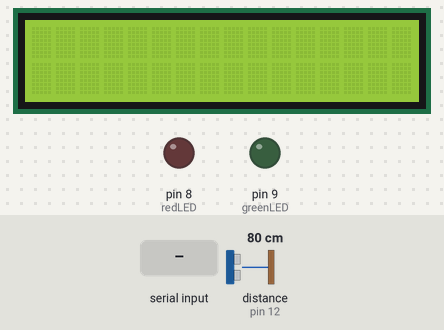
Recording of a sketch running on a simulated Arduino Uno, built with avr-gcc and run on an emulated ATmega328P. Shown: 16×2 character LCD, output pins drawn as LEDs (lit = HIGH). The test bench sets the inputs (shaded band); at power-on: distance to the obstacle (sensor on pin 12) 80 cm. The echo pulse lasts 58.3 µs per cm; pins used as bus, display or sensor lines are not drawn; what the sketch prints to the serial monitor is not drawn.

Above: at 1.2 s.
1.3 s: "90,45\n" received over Serial
At 3.3 s:
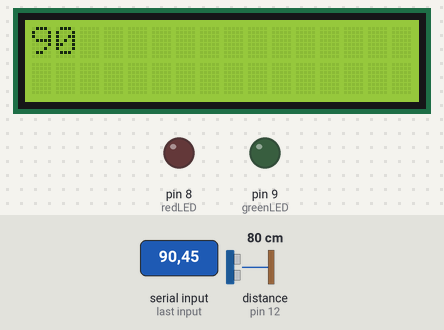
3.8 s: "30,150\n" received over Serial
At 5.3 s:
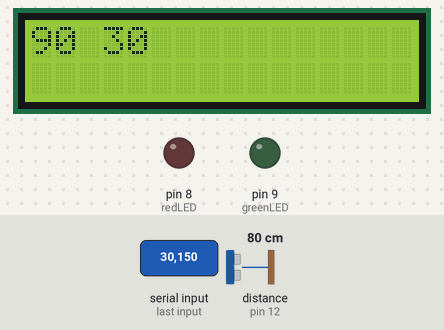
6.3 s: "5\n" received over Serial
At 7.8 s:
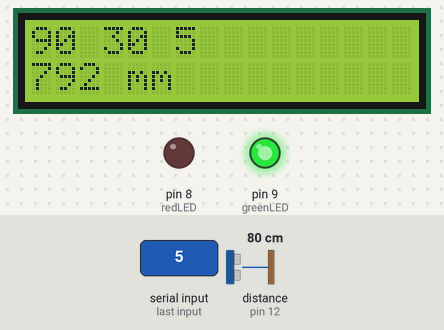
8.8 s: distance to the obstacle (sensor on pin 12) set to 2 cm
At 10.0 s:
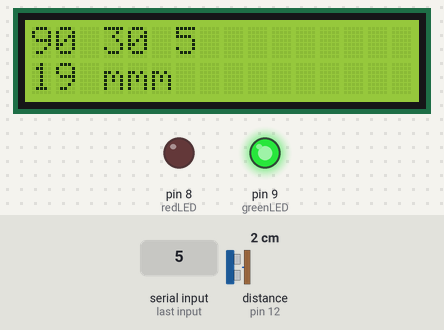
10.8 s: "0\n" received over Serial
At 13.7 s:
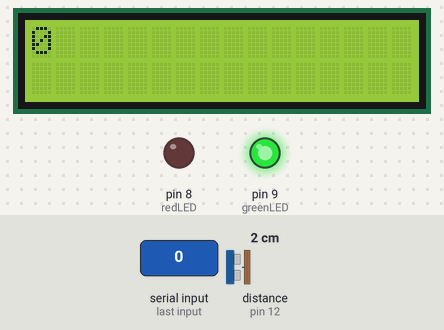
Timing chart, 0 to 14.8 s (numbered marks = the images above; inputs shaded):
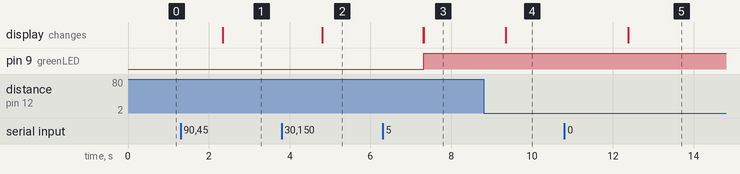

Measured:
- after the input at 1.3 s, the display: changes after 1.0 s (image 1)
- after the input at 3.8 s, the display: changes after 1.0 s (image 2)
- after the input at 6.3 s, pin 9 (greenLED): LOW → HIGH after 1.0 s; the display: first changes after 1.0 s (image 3 shows a later state)
- after the input at 8.8 s, the display: changes after 0.54 s (image 4)
- after the input at 10.8 s, the display: changes after 1.6 s (image 5)

The sketch:

GarbageBinSensor.ino
```cpp
#include <Wire.h>
#include <LiquidCrystal_I2C.h>

LiquidCrystal_I2C lcd(0x27,16,2);  // Устанавливаем дисплей

long contWidth, contLength, contHeight, input;
bool allEntered;

// defines pins numbers
const int trigPin = 11;
const int echoPin = 12;

const int redLED = 8;
const int greenLED = 9;

const float fillPercent = 0.8;

// defines variables
long duration, distanceMm;

void setup()
{
  resetVariables();

  lcd.init();
  lcd.backlight();// Включаем подсветку дисплея

  pinMode(trigPin, OUTPUT); // Sets the trigPin as an Output
  pinMode(echoPin, INPUT); // Sets the echoPin as an Input

  pinMode(redLED, OUTPUT);
  pinMode(greenLED, OUTPUT);

  Serial.begin(9600); // Starts the serial communication
}
void loop()
{
  if (Serial.available())
  {
    input = Serial.readString().toInt();
    if(allEntered)
    {
      resetVariables();
      clearLCD();
      allEntered = false;
    }

    if(contWidth == 0)
    {
      contWidth = input;
      Serial.println("Enter length:");
    }
    else if(contLength == 0)
    {
      contLength = input;
      Serial.println("Enter height:");
    }
    else if(contHeight == 0)
    {
      contHeight = input;
      allEntered = true;
      Serial.println("You entered all measures!");
      Serial.println("Enter width:");
    }

    lcd.print(input);
    lcd.print(" ");
    delay(10);
  }

  if(allEntered && contHeight != 0)
  {
    // Clears the trigPin
    digitalWrite(trigPin, LOW);
    delayMicroseconds(2);

    // Sets the trigPin on HIGH state for 10 micro seconds
    digitalWrite(trigPin, HIGH);
    delayMicroseconds(10);
    digitalWrite(trigPin, LOW);

    // Reads the echoPin, returns the sound wave travel time in microseconds
    duration = pulseIn(echoPin, HIGH);

    // Calculating the distance
    distanceMm= duration*0.34/2;

    lcd.setCursor(0,1); // Sets the location at which subsequent text written to the LCD will be displayed
    //lcd.print("Distance: "); // Prints string "Distance" on the LCD
    lcd.print(distanceMm); // Prints the distance value from the sensor
    lcd.print(" mm");

    if(distanceMm <= contHeight * (1.0 - fillPercent))
    {
      digitalWrite(redLED, HIGH);
      digitalWrite(greenLED, LOW);
    }
    else
    {
      digitalWrite(redLED, LOW);
      digitalWrite(greenLED, HIGH);
    }

    delay(1000);
  }
}

void clearLCD()
{
  lcd.setCursor(0,0);
  lcd.print("                ");
  lcd.setCursor(0,1);
  lcd.print("                ");
  lcd.setCursor(0,0);
}

void resetVariables()
{
  contWidth = 0;
  contLength = 0;
  contHeight = 0;
  allEntered = true;
}
```
